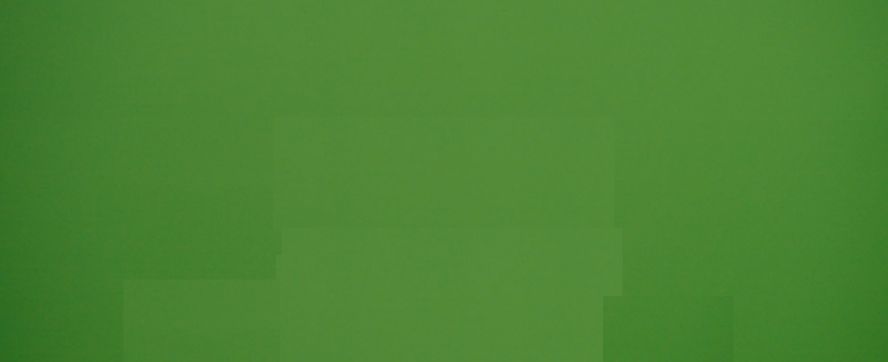
#> input picture Aula_4/fundo_teste_2.png, 1775 x 724 px (shown at 1/2 size); the run also reads 1 picture not shown here
$ python projeto_01_alternativo.py
#> lines starting #> are read from the running program, lines starting #| are printed output that depends on the picture; after the words box and inside, x2 and y2 are one past the last pixel; in counts of white or black regions, pixels touching at a corner belong together; pictures that were not available may be replaced by others from this repository, and a replacement may not be noted
#Método alternativo para fazer Keying (não ficou tão bom quando o que usa InRange)
#importando as bibliotecas
import cv2
import numpy as np

#Definindo um limite
threshold = 13

#Carregando os vídeos e uma imagem muito semelhante ao fundo a ser retirado
video_webcam = cv2.VideoCapture('data/webcam.mp4')
video_praia = cv2.VideoCapture('data/praia.mp4')
fundo = cv2.imread('fundo_teste_2.png')
#> fundo is the input picture: shape (724, 1775, 3); mean B, G, R 51.1, 133.1, 75

#Pegando as dimensoes do video para que o fundo genérico seja do mesmo tamanho
width1 = int(video_webcam.get(cv2.CAP_PROP_FRAME_WIDTH))
height1 = int(video_webcam.get(cv2.CAP_PROP_FRAME_HEIGHT))

#Redimensionando o fundo e convertendo para escala de cinza
fundo = cv2.resize(fundo, (width1, height1))
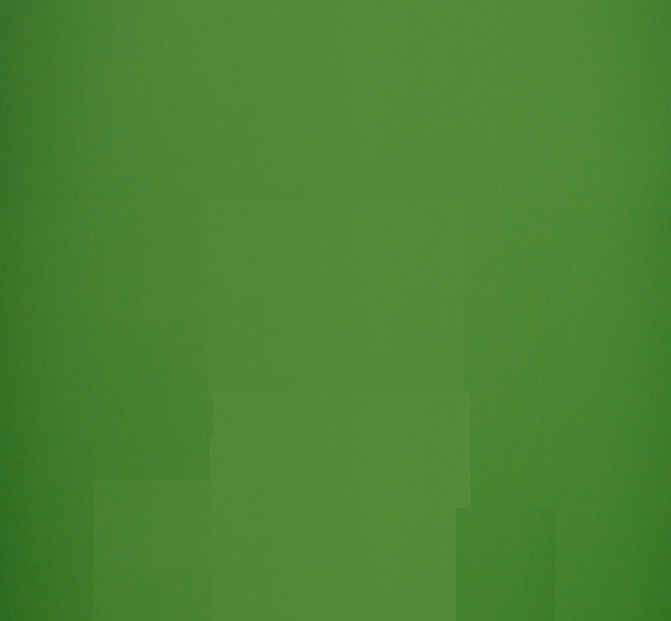
#> fundo: shape (621, 671, 3); mean B, G, R 51, 133, 74.9
fundo = cv2.cvtColor(fundo, cv2.COLOR_BGR2GRAY)
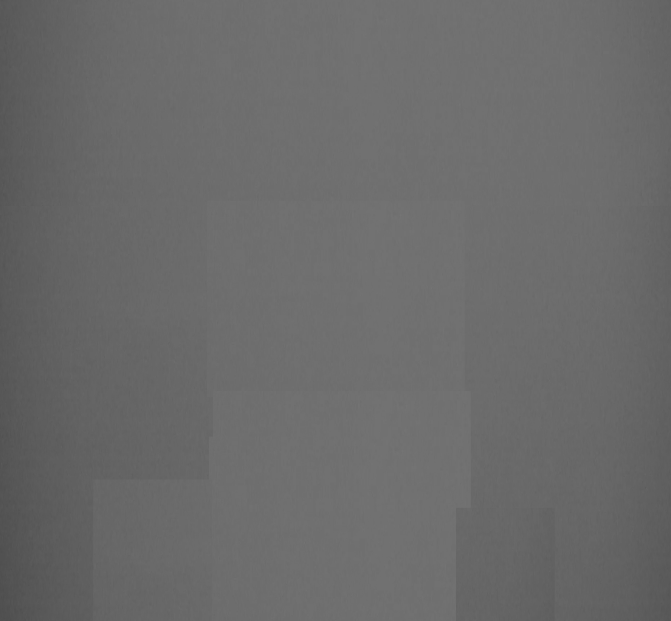
#> fundo: shape (621, 671); min 78, max 117, mean 106.3

#Iniciando o loop do video
while True:

    #Carregando os frames dos videos, se um dos videos acabar, a janela será fechado
    ret_webcam, frame_webcam = video_webcam.read()
    ret_praia, frame_praia = video_praia.read()

    if not ret_webcam or not ret_praia:
        break

    #Convertendo os frames dos videos para escala de cinza
    gray_webcam = cv2.cvtColor(frame_webcam, cv2.COLOR_BGR2GRAY)
    gray_praia = cv2.cvtColor(frame_praia, cv2.COLOR_BGR2GRAY)

    #Calculando a diferença absoluta entre o video e o fundo genérico. A ideia dessa abordagem é que o o fundo genérico seja muito semelhante
    #ao fundo do video, e onde a diferença for pequena, o open_cv considerará como zero ao aplicar o threshold
    diff = cv2.absdiff(gray_webcam, fundo)
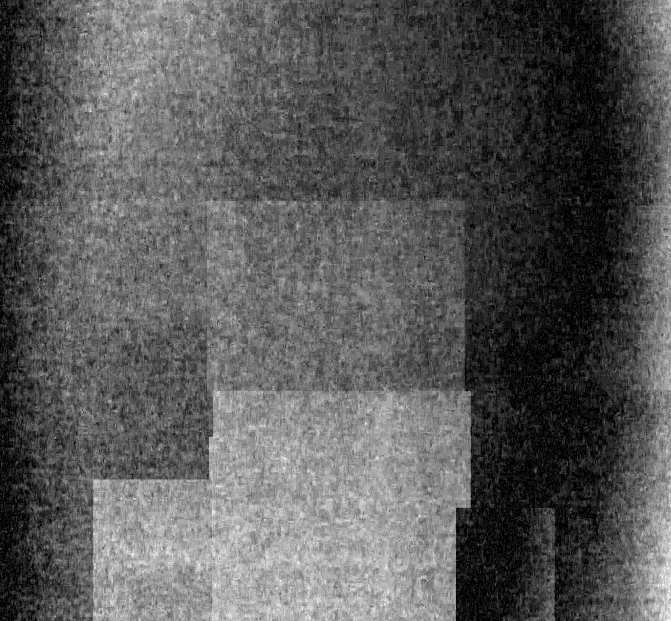
#> diff: shape (621, 671); min 0, max 18, mean 6.33; drawn with min black and max white

    #Aplicação do threshold. Os pixels da diferença menores que o threshold serão considerados 0 e 1 os maiores.
    _, mask = cv2.threshold(diff, threshold, 255, cv2.THRESH_BINARY)
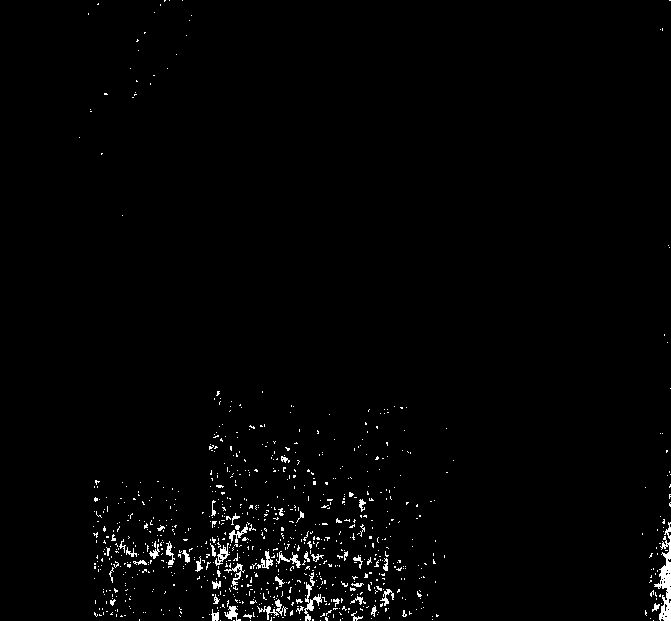
#> mask: shape (621, 671); 1.5% white in thin lines or dots, all inside (x1, y1, x2, y2) = (79, 0, 671, 621)

    #Aplicação da máscara no vídeo
    webcam_foreground = cv2.bitwise_and(frame_webcam, frame_webcam, mask=mask)
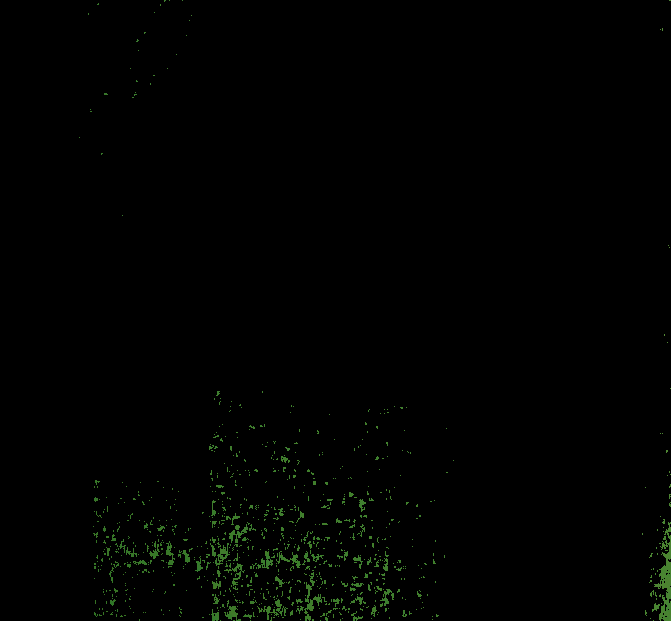
#> webcam_foreground: shape (621, 671, 3); mean B, G, R 0.7, 1.8, 0.9

    #Máscara inversa para o fundo
    mask_inv = np.invert(mask)

    #Aplicação da máscara inversa no fundo.
    praia_background = cv2.bitwise_and(frame_praia, frame_praia, mask=mask_inv)
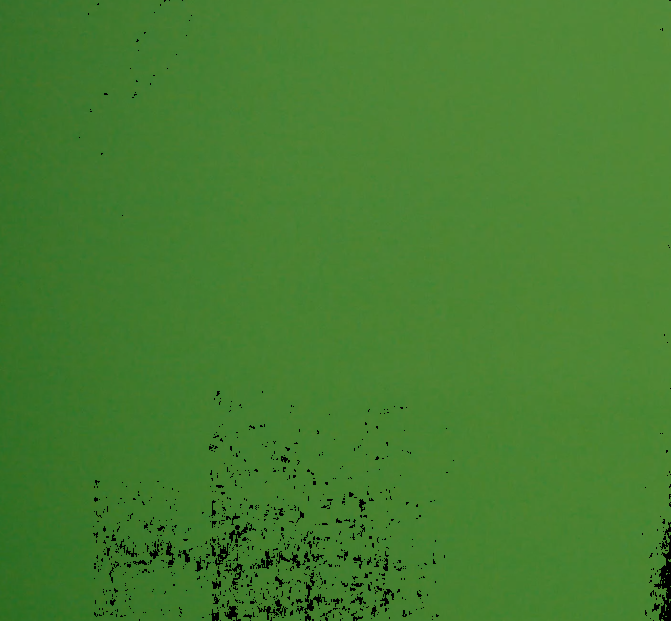
#> praia_background: shape (621, 671, 3); mean B, G, R 47.4, 126.1, 69

    #Somatório dos vídeos com suas máscaras aplicadas resultarão no vídeo final com o Keying aplicado.
    result = cv2.addWeighted(praia_background, 1, webcam_foreground, 1, 0)

    #Exibe o vídeo final e se apertarem a tecla 'q', fecha a tela.
    cv2.imshow('Result', result)

    if cv2.waitKey(1) & 0xFF == ord('q'):
#> (key q is pressed here)
        break

#Libera e destrói as janelas.
video_webcam.release()
video_praia.release()

cv2.destroyAllWindows()
